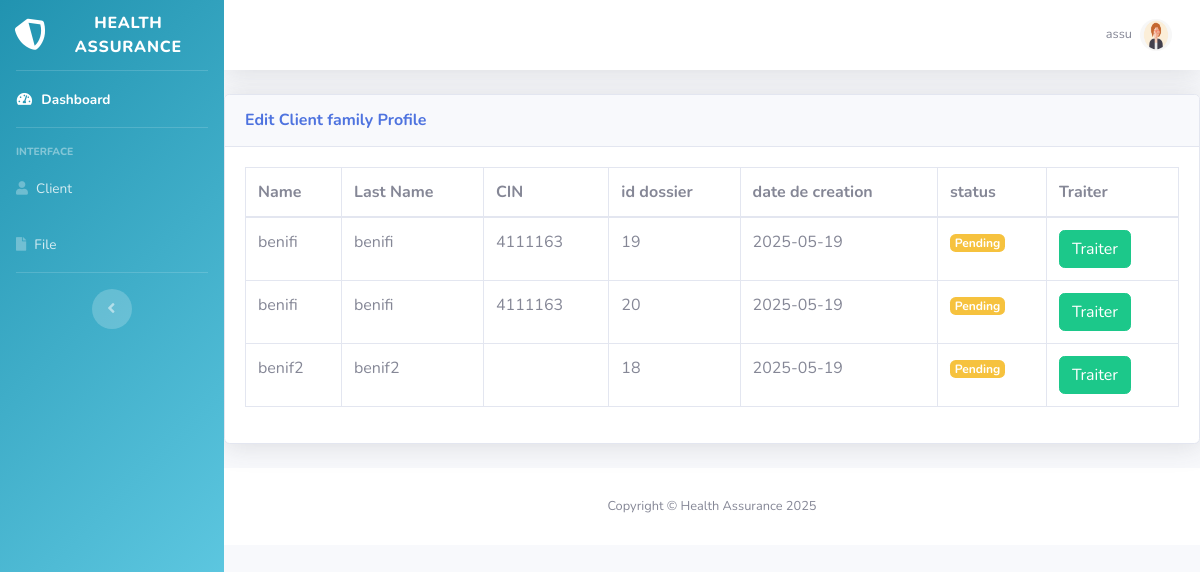
/assurance/file_assur.php (signed in), run on the app's committed database.
### tables this page shows
CREATE TABLE `assurance` (
  `id` bigint(20) NOT NULL,
  `patente_assu` bigint(20) DEFAULT NULL,
  `name` char(50) NOT NULL,
  `prv_pub_assu` tinyint(1) NOT NULL,
  `tele_assu` bigint(20) NOT NULL,
  `email` varchar(50) NOT NULL,
  `password` varchar(50) NOT NULL,
  `profile_pic` varchar(50) NOT NULL
);

CREATE TABLE `assure` (
  `id` bigint(20) NOT NULL,
  `CIN_as` char(8) NOT NULL,
  `RIB_as` bigint(20) NOT NULL,
  `id_assurance` bigint(20) NOT NULL,
  `N_immatriculation_assure` bigint(20) NOT NULL,
  `name` char(50) NOT NULL,
  `prenom_as` char(50) NOT NULL,
  `salaire_as` decimal(20,2) NOT NULL,
  `email` varchar(100) NOT NULL,
  `password` varchar(50) NOT NULL
);

CREATE TABLE `beneficiaire` (
  `id` bigint(20) NOT NULL,
  `cin_ben` char(8) DEFAULT NULL,
  `f_name` char(50) NOT NULL,
  `l_name` char(50) NOT NULL,
  `adresse` varchar(120) NOT NULL,
  `birth` date NOT NULL,
  `chronic` tinyint(1) NOT NULL,
  `chronic1` varchar(50) NOT NULL,
  `chronic2` varchar(50) DEFAULT NULL,
  `chronic3` varchar(50) DEFAULT NULL,
  `id_as` bigint(20) NOT NULL,
  `relation` varchar(10) NOT NULL
);

CREATE TABLE `dossier` (
  `id` int(11) NOT NULL,
  `id_etab` bigint(20) NOT NULL,
  `id_benef` bigint(20) NOT NULL,
  `date` date NOT NULL,
  `status` enum('pending','reimbursed','refused') DEFAULT 'pending'
);

### assurance/file_assur.php (the view, shortened to what this page needs)
<?php
include('../security.php');
include('../includes/header.php');
$email = $_SESSION['email'];
$table = $_SESSION['table'];
$query = "SELECT * FROM $table WHERE email = '$email'";
$query_run = mysqli_query($connection, $query);
$user = mysqli_fetch_assoc($query_run);
include('../includes/navbar.php');
?>
<div class="card shadow mb-4">
  <div class="card-header py-3">
    <h6 class="m-0 font-weight-bold text-primary">Edit Client  family Profile  </h6>
  </div>
<div class="card-body">
    <div class="table-responsive">
         <?php
      $query ="SELECT
                a.id AS assure_id,
                a.name AS assure_name,
                ass.id AS assurance_id,
                ass.name AS assurance_name,
                ass.email AS assurance_email,
                b.cin_ben AS cin_ben,
                b.id AS benef_id,
                b.l_name AS benef_l_name,
                b.f_name AS benef_f_name,
                d.id AS dossier_id,
                d.date AS dossier_date,
                d.status AS d_status
                FROM
                    assure a
                JOIN
                    assurance ass ON ass.id = a.id_assurance
                JOIN
                    beneficiaire b ON b.id_as = a.id
                JOIN
                    dossier d ON d.id_benef = b.id
                WHERE
                    ass.email = '$email' AND status ='pending'";
            $query_run = mysqli_query($connection,$query);
          ?>
        <table class="table table-bordered" id="dataTable" width="100%" cellspacing="0">
        <thead>
            <th>Name</th>
            <th>Last Name</th>
            <th>CIN</th>
            <th>id dossier</th>
            <th>date de creation</th>
            <th>status</th>
            <th>Traiter</th>
        </thead>
        <tbody>
             <?php
       if(mysqli_num_rows($query_run)>0){
         while($row = mysqli_fetch_assoc($query_run))
         {
          ?>
          <tr>
            <td><?php echo $row['benef_f_name'] ?></td>
            <td><?php echo $row['benef_l_name']; ?></td>
            <td><?php echo $row['cin_ben']; ?></td>
            <td><?php echo $row['dossier_id']; ?></td>
            <td><?php echo $row['dossier_date'] ?></td>
             <td>
            <?php
                $status = $row['d_status'];
                $badgeClass = '';
                if ($status == 'pending') {
                    $badgeClass = 'badge badge-warning';
                } elseif ($status == 'reimbursed') {
                    $badgeClass = 'badge badge-success';
                } elseif ($status == 'refused') {
                    $badgeClass = 'badge badge-danger';
                } else {
                    $badgeClass = 'badge badge-secondary';
                }
                echo "<span class='$badgeClass'>" . ucfirst($status) . "</span>";
              ?>
            </td>
            <td>
                <form action="traiterdossier.php" method="POST" >
                <button  type="submit" name="trai_btn" class="btn btn-success"> Traiter</button>
                </form>
            </td>
             <?php
         }
      }
       else {
         echo "No Record Found";
   }
      ?>
        </tbody>
      </table>
  </div>
  </div>
</div>
<?php
include('../includes/footer.php');
?>

### includes/navbar.php (shortened to what this page needs)
    <?php
    $table = $_SESSION['table'] ?? '';
if (isset($table)) {
  switch ($table) {
      case 'assurance':
          $sidebar_class = 'bg-gradient-assurance';
          break;
  }
}
?>
   <ul class="navbar-nav <?php echo $sidebar_class; ?> sidebar sidebar-dark accordion" id="accordionSidebar">
<a class="sidebar-brand d-flex align-items-center justify-content-center" href="index.php">
  <div class="sidebar-brand-icon rotate-n-15">
  <i class="fas fa-shield-alt me-3"></i>
  </div>
  <div class="sidebar-brand-text mx-3">Health Assurance</sup></div>
</a>
<hr class="sidebar-divider my-0">
<li class="nav-item active">
  <a class="nav-link" href="index.php">
    <i class="fas fa-fw fa-tachometer-alt"></i>
    <span>Dashboard</span></a>
</li>
<hr class="sidebar-divider">
<div class="sidebar-heading">
  Interface
</div>
<?php if ($table === 'assurance'): ?>
    <li class="nav-item">
        <a class="nav-link" href="..\assurance\assure_register.php">
            <i class="fas fa-user"></i>
            <span>Client</span>
        </a>
    </li>
    <li class="nav-item">
        <a class="nav-link" href="..\assurance\file_assur.php">
            <i class="fas fa-file"></i>
            <span>File</span>
        </a>
    </li>
<?php endif; ?>
<hr class="sidebar-divider d-none d-md-block">
<div class="text-center d-none d-md-inline">
  <button class="rounded-circle border-0" id="sidebarToggle"></button>
</div>
</ul>
    <div id="content-wrapper" class="d-flex flex-column">
      <div id="content">
        <nav class="navbar navbar-expand navbar-light bg-white topbar mb-4 static-top shadow">
          <ul class="navbar-nav ml-auto">
            <li class="nav-item dropdown no-arrow d-sm-none">
            <li class="nav-item dropdown no-arrow">
              <a class="nav-link dropdown-toggle" href="#" id="userDropdown" role="button" data-toggle="dropdown" aria-haspopup="true" aria-expanded="false">
                <span class="mr-2 d-none d-lg-inline text-gray-600 small">
               <?php echo $_SESSION['username'];
               ?>
                </span>
               <img class="img-profile rounded-circle" src="uploads/<?php echo $user['profile_pic'] ?? 'default.png'; ?>" alt="Profile Picture">
              </a>
            </li>
          </ul>
        </nav>

### css/styles.css (style rules this page uses)
.bg-gradient-assurance { background: linear-gradient(135deg, #2193b0, #6dd5ed); }

### assurance/css/styles.css (style rules this page uses)
body { background-color: #fafafa; }

### data on the page
assurance: profile_pic (picture)
assure: beneficiaire.f_name "benifi", beneficiaire.l_name "benifi", beneficiaire.cin_ben "4111163", dossier.id "19", dossier.date "2025-05-19", dossier.status "Pending", dossier.id "20", beneficiaire.f_name "benif2", beneficiaire.l_name "benif2", dossier.id "18"

### other printed values
$_SESSION['username'] "assu"
